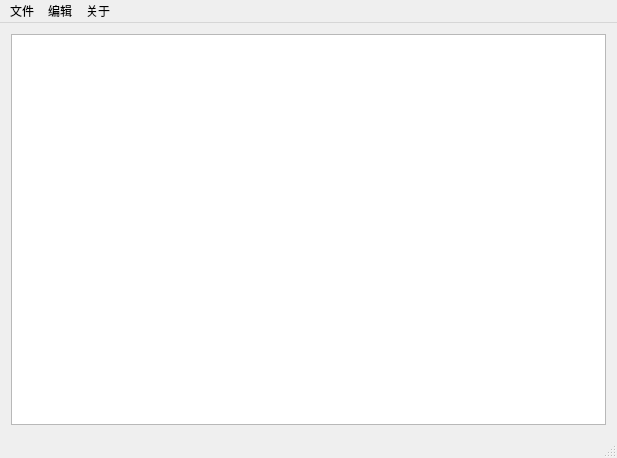
<?xml version="1.0" encoding="UTF-8"?>
<ui version="4.0">
 <class>NotepadClass</class>
 <widget class="QMainWindow" name="NotepadClass">
  <property name="geometry">
   <rect>
    <x>0</x>
    <y>0</y>
    <width>617</width>
    <height>458</height>
   </rect>
  </property>
  <property name="windowTitle">
   <string>Notepad</string>
  </property>
  <property name="animated">
   <bool>true</bool>
  </property>
  <property name="tabShape">
   <enum>QTabWidget::TabShape::Rounded</enum>
  </property>
  <widget class="QWidget" name="centralWidget">
   <property name="styleSheet">
    <string notr="true">menu
{
	menu-position:below-parent;
}</string>
   </property>
   <layout class="QVBoxLayout" name="verticalLayout">
    <item>
     <widget class="QTextEdit" name="textEdit"/>
    </item>
   </layout>
  </widget>
  <widget class="QMenuBar" name="menuBar">
   <property name="geometry">
    <rect>
     <x>0</x>
     <y>0</y>
     <width>617</width>
     <height>33</height>
    </rect>
   </property>
   <property name="defaultUp">
    <bool>true</bool>
   </property>
   <widget class="QMenu" name="menu">
    <property name="title">
     <string>文件</string>
    </property>
    <addaction name="separator"/>
    <addaction name="separator"/>
    <addaction name="actionNew"/>
    <addaction name="actionOpen"/>
    <addaction name="actionSave"/>
    <addaction name="actionSaveAs"/>
    <addaction name="separator"/>
   </widget>
   <widget class="QMenu" name="menu_2">
    <property name="title">
     <string>编辑</string>
    </property>
    <addaction name="actionCopy"/>
    <addaction name="actionPaste"/>
    <addaction name="actionCut"/>
    <addaction name="actionSelectAll"/>
    <addaction name="actionRedo"/>
    <addaction name="actionUndo"/>
   </widget>
   <widget class="QMenu" name="menu_3">
    <property name="title">
     <string>关于</string>
    </property>
    <addaction name="actionAbout"/>
   </widget>
   <addaction name="menu"/>
   <addaction name="menu_2"/>
   <addaction name="menu_3"/>
  </widget>
  <widget class="QStatusBar" name="statusBar"/>
  <action name="actionPaste">
   <property name="text">
    <string>粘贴</string>
   </property>
   <property name="shortcut">
    <string>Ctrl+V</string>
   </property>
  </action>
  <action name="actionNew">
   <property name="text">
    <string>新建</string>
   </property>
   <property name="shortcut">
    <string>Ctrl+N</string>
   </property>
  </action>
  <action name="actionOpen">
   <property name="text">
    <string>打开</string>
   </property>
   <property name="shortcut">
    <string>Ctrl+O</string>
   </property>
  </action>
  <action name="actionSave">
   <property name="text">
    <string>保存</string>
   </property>
   <property name="shortcut">
    <string>Ctrl+S</string>
   </property>
  </action>
  <action name="actionSaveAs">
   <property name="text">
    <string>另存为</string>
   </property>
   <property name="shortcut">
    <string>Ctrl+Shift+S</string>
   </property>
  </action>
  <action name="actionRedo">
   <property name="text">
    <string>重做</string>
   </property>
   <property name="shortcut">
    <string>Ctrl+Y</string>
   </property>
  </action>
  <action name="actionUndo">
   <property name="text">
    <string>撤销</string>
   </property>
   <property name="shortcut">
    <string>Ctrl+Z</string>
   </property>
  </action>
  <action name="actionAbout">
   <property name="text">
    <string>关于本程序</string>
   </property>
   <property name="shortcut">
    <string>Ctrl+A</string>
   </property>
  </action>
  <action name="actionCopy">
   <property name="text">
    <string>复制</string>
   </property>
   <property name="shortcut">
    <string>Ctrl+C</string>
   </property>
  </action>
  <action name="actionCut">
   <property name="text">
    <string>剪切</string>
   </property>
   <property name="shortcut">
    <string>Ctrl+X</string>
   </property>
  </action>
  <action name="actionSelectAll">
   <property name="text">
    <string>全选</string>
   </property>
   <property name="shortcut">
    <string>Ctrl+A</string>
   </property>
  </action>
 </widget>
 <layoutdefault spacing="6" margin="11"/>
 <resources>
  <include location="Notepad.qrc"/>
 </resources>
 <connections/>
</ui>
